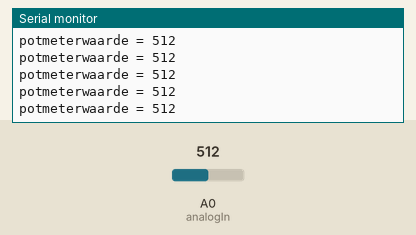
Recording of a sketch running on a simulated Arduino Uno, built with avr-gcc and run on an emulated ATmega328P. Shown: the last lines printed to the serial monitor. The inputs (shaded band) are chosen by the test bench; at power-on: A0 (analogIn) = 512.

Above: at 1.2 s.
1.3 s: A0 (analogIn) set to 988
At 1.33 s:
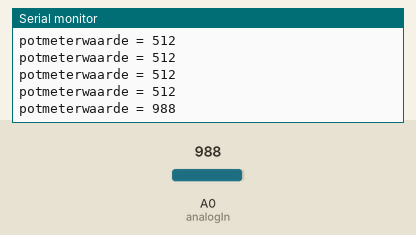
4.3 s: A0 (analogIn) set to 1010
At 4.3 s:
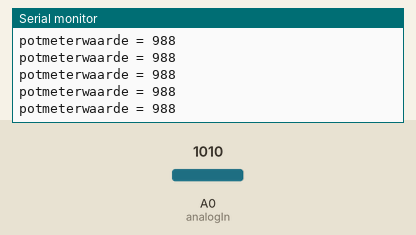
Timing chart, 0 to 7.3 s (numbered marks = the images above; inputs shaded):
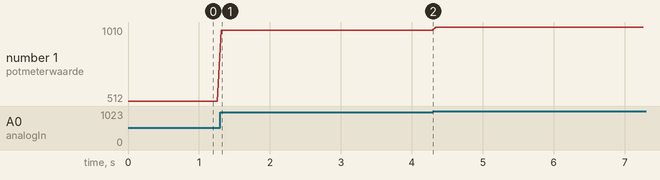

The sketch:

_5_AnalogInSerialOut.ino
```cpp
/*
  Analog input, serial output
  In deze sketch gaan we meten op een analoge ingang (A0)
  Arduino kan een spanning meten tussen 0-5 volt. De spanning
  die gemeten wordt, kan weergegeven worden op de computer.
  Dit gebeurt via de seriele monitor (rechts boven; zie ook figuur: 5_AnalogInSerial-b)
  De waarde die weer wordt gegeven is tussen 0-1023.
  0 = 0 volt, 1023 = 5 volt
  We gebruiken in het eerste voorbeeld een variabele weerstand (potmeter; zie figuur: 5_AnalogInSerial-a)
  De middelste aansluiting van de potmeter is angesloten op de loper,
  de spanning varieert omdat op de loper de spanning wordt gedeeld.

*/


int analogIn = A0;  // Analoge input van de potmeter
int potmeter = 0;   // waarde te meten van A0 noemen we potmeter

void setup() {
  // initialize serial communications at 9600 bps:
  // maak een seriele communicatie op 9600 bps: (voor de gegevensoverdracht van arduino naar computer)
  Serial.begin(9600);
}

void loop() {
  // lees de analoge waarde:
  potmeter = analogRead(analogIn);
  Serial.print("potmeterwaarde = " );
  Serial.println(potmeter);
  delay(50);
}
/*
  Extra opdracht:
  Een potmeter aflezen is leuk maar we willen ook met sensoren werken.
  Sluit een lichtsensor (LDR) aan volgens tekening in deze map: 5_AnalogSerial-LDR

  De spanning op A0 is nu ook een spanningsdeler, de LDR zorgt er voor dat
  de spanning afhankelijk van het licht varieert.
*/
```

Measured:
- after the input at 1.3 s, the serial monitor: prints a new line at once (image 1)
- plotted number 1: 512 → 988 after the input at 1.3 s, 988 → 1010 after the input at 4.3 s
